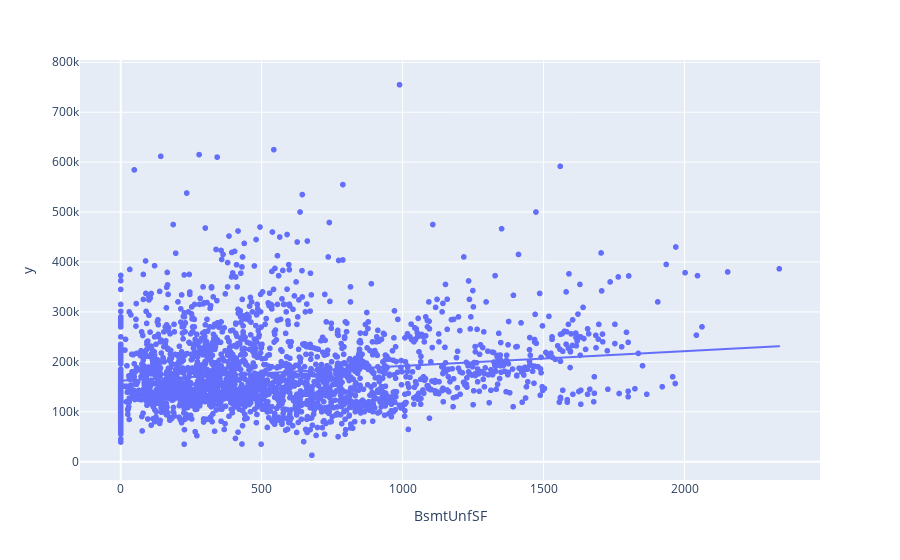
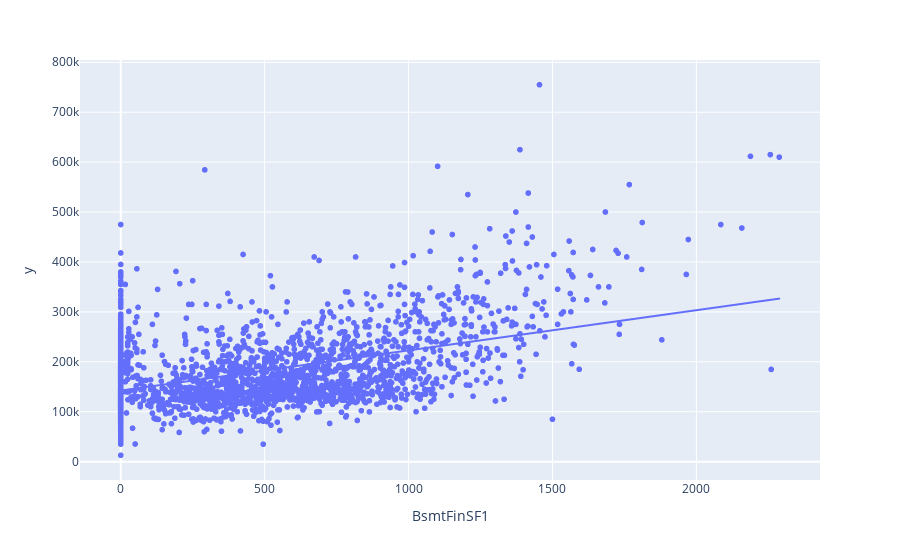
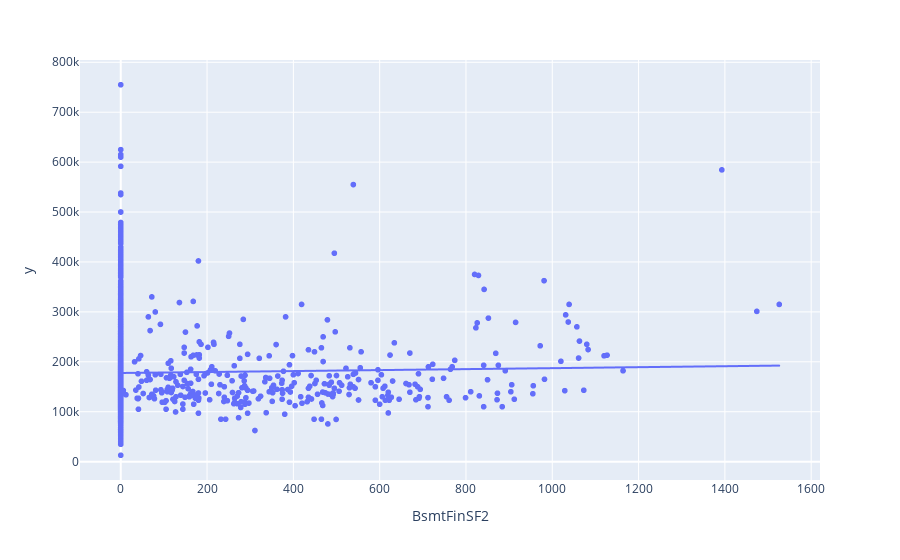
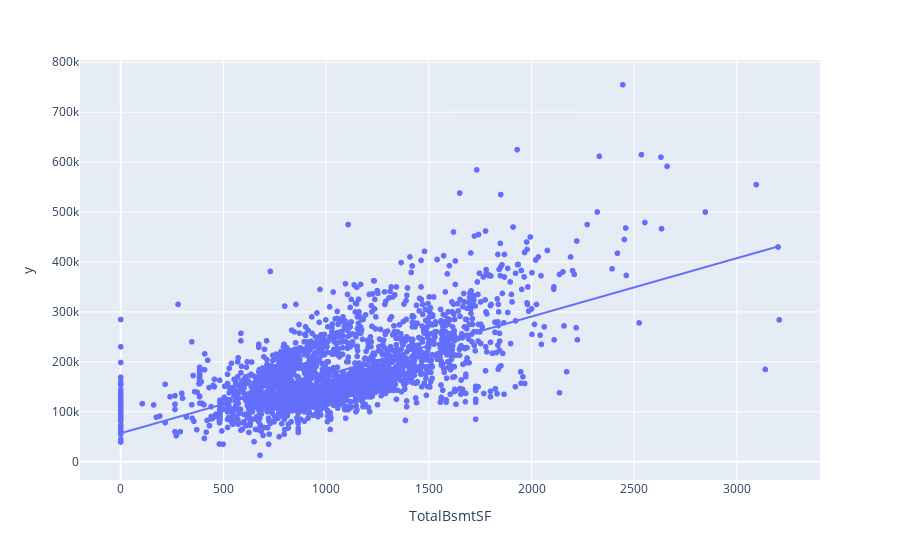

Notebook code cell kept with these figures, in order:
### Code cell
basement_area = pd.DataFrame(housing_area[['BsmtUnfSF',
                                          'BsmtFinSF1',
                                          'BsmtFinSF2',
                                          'TotalBsmtSF']])

for col in basement_area:
    fig = px.scatter(basement_area, x= col,y=y,trendline='ols')
    fig.show()

### Figure 1 — Plotly figure (JSON) as saved in the notebook; plotly's stock layout.template omitted (floating-point values rounded to 4 significant figures; data arrays with more than 128 entries replaced by an {"elided": "..."} marker saying what was removed)
{"data": [{"hovertemplate": "BsmtUnfSF=%{x}<br>y=%{y}<extra></extra>", "legendgroup": "", "marker": {"color": "#636efa", "symbol": "circle"}, "mode": "markers", "name": "", "showlegend": false, "type": "scattergl", "x": {"elided": "2579 int values"}, "xaxis": "x", "y": {"elided": "2579 int values"}, "yaxis": "y"}, {"hovertemplate": "<b>OLS trendline</b><br>y = 29.5682 * BsmtUnfSF + 162149<br>R<sup>2</sup>=0.028082<br><br>BsmtUnfSF=%{x}<br>y=%{y} <b>(trend)</b><extra></extra>", "legendgroup": "", "marker": {"color": "#636efa", "symbol": "circle"}, "mode": "lines", "name": "", "showlegend": false, "type": "scattergl", "x": {"elided": "2578 int values"}, "xaxis": "x", "y": {"elided": "2578 float values"}, "yaxis": "y"}], "layout": {"legend": {"tracegroupgap": 0}, "margin": {"t": 60}, "xaxis": {"anchor": "y", "domain": [0, 1], "title": {"text": "BsmtUnfSF"}}, "yaxis": {"anchor": "x", "domain": [0, 1], "title": {"text": "y"}}}}

### Figure 2 — Plotly figure (JSON) as saved in the notebook; plotly's stock layout.template omitted (floating-point values rounded to 4 significant figures; data arrays with more than 128 entries replaced by an {"elided": "..."} marker saying what was removed)
{"data": [{"hovertemplate": "BsmtFinSF1=%{x}<br>y=%{y}<extra></extra>", "legendgroup": "", "marker": {"color": "#636efa", "symbol": "circle"}, "mode": "markers", "name": "", "showlegend": false, "type": "scattergl", "x": {"elided": "2579 int values"}, "xaxis": "x", "y": {"elided": "2579 int values"}, "yaxis": "y"}, {"hovertemplate": "<b>OLS trendline</b><br>y = 80.5158 * BsmtFinSF1 + 142320<br>R<sup>2</sup>=0.212316<br><br>BsmtFinSF1=%{x}<br>y=%{y} <b>(trend)</b><extra></extra>", "legendgroup": "", "marker": {"color": "#636efa", "symbol": "circle"}, "mode": "lines", "name": "", "showlegend": false, "type": "scattergl", "x": {"elided": "2578 int values"}, "xaxis": "x", "y": {"elided": "2578 float values"}, "yaxis": "y"}], "layout": {"legend": {"tracegroupgap": 0}, "margin": {"t": 60}, "xaxis": {"anchor": "y", "domain": [0, 1], "title": {"text": "BsmtFinSF1"}}, "yaxis": {"anchor": "x", "domain": [0, 1], "title": {"text": "y"}}}}

### Figure 3 — Plotly figure (JSON) as saved in the notebook; plotly's stock layout.template omitted (floating-point values rounded to 4 significant figures; data arrays with more than 128 entries replaced by an {"elided": "..."} marker saying what was removed)
{"data": [{"hovertemplate": "BsmtFinSF2=%{x}<br>y=%{y}<extra></extra>", "legendgroup": "", "marker": {"color": "#636efa", "symbol": "circle"}, "mode": "markers", "name": "", "showlegend": false, "type": "scattergl", "x": {"elided": "2579 int values"}, "xaxis": "x", "y": {"elided": "2579 int values"}, "yaxis": "y"}, {"hovertemplate": "<b>OLS trendline</b><br>y = 9.69693 * BsmtFinSF2 + 177575<br>R<sup>2</sup>=0.000508<br><br>BsmtFinSF2=%{x}<br>y=%{y} <b>(trend)</b><extra></extra>", "legendgroup": "", "marker": {"color": "#636efa", "symbol": "circle"}, "mode": "lines", "name": "", "showlegend": false, "type": "scattergl", "x": {"elided": "2578 int values"}, "xaxis": "x", "y": {"elided": "2578 float values"}, "yaxis": "y"}], "layout": {"legend": {"tracegroupgap": 0}, "margin": {"t": 60}, "xaxis": {"anchor": "y", "domain": [0, 1], "title": {"text": "BsmtFinSF2"}}, "yaxis": {"anchor": "x", "domain": [0, 1], "title": {"text": "y"}}}}

### Figure 4 — Plotly figure (JSON) as saved in the notebook; plotly's stock layout.template omitted (floating-point values rounded to 4 significant figures; data arrays with more than 128 entries replaced by an {"elided": "..."} marker saying what was removed)
{"data": [{"hovertemplate": "TotalBsmtSF=%{x}<br>y=%{y}<extra></extra>", "legendgroup": "", "marker": {"color": "#636efa", "symbol": "circle"}, "mode": "markers", "name": "", "showlegend": false, "type": "scattergl", "x": {"elided": "2579 int values"}, "xaxis": "x", "y": {"elided": "2579 int values"}, "yaxis": "y"}, {"hovertemplate": "<b>OLS trendline</b><br>y = 116.911 * TotalBsmtSF + 56885.2<br>R<sup>2</sup>=0.425454<br><br>TotalBsmtSF=%{x}<br>y=%{y} <b>(trend)</b><extra></extra>", "legendgroup": "", "marker": {"color": "#636efa", "symbol": "circle"}, "mode": "lines", "name": "", "showlegend": false, "type": "scattergl", "x": {"elided": "2578 int values"}, "xaxis": "x", "y": {"elided": "2578 float values"}, "yaxis": "y"}], "layout": {"legend": {"tracegroupgap": 0}, "margin": {"t": 60}, "xaxis": {"anchor": "y", "domain": [0, 1], "title": {"text": "TotalBsmtSF"}}, "yaxis": {"anchor": "x", "domain": [0, 1], "title": {"text": "y"}}}}
